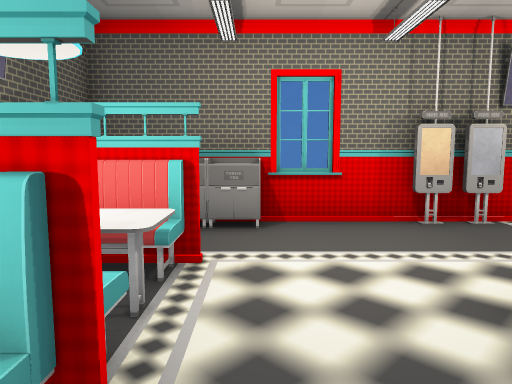
view 1 (above)

24 first-person views from a walk through a 3-D level made in the Unity game engine. The camera is 1.4 m above the floor, tilts 6° down and sees 70° across. Doors are open. The floor is counted in squares, 1 m on a side. Each view is taken from the middle of a square. On the plan, view 1 faces up. The plan holds only what a view shows up to about 16 squares ahead; the rest is blank. The player is left out. Some surface patterns are stand-ins.

view 2
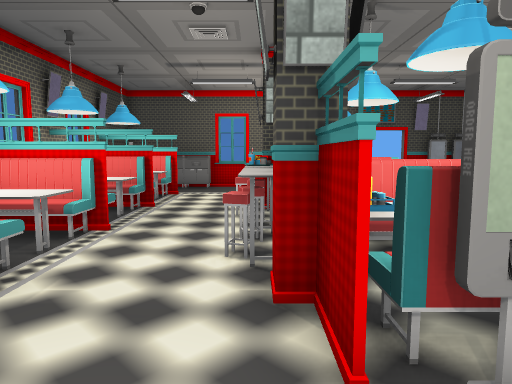

view 3
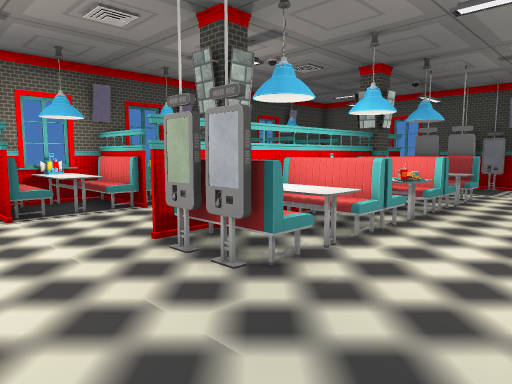

view 4
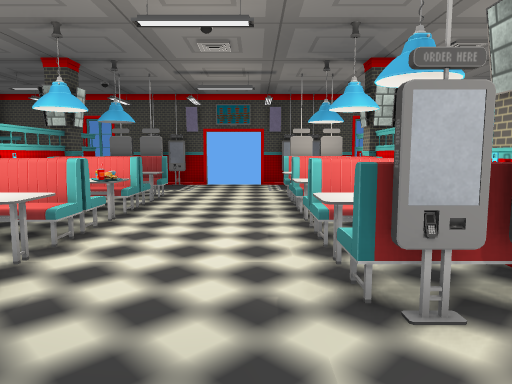

view 5
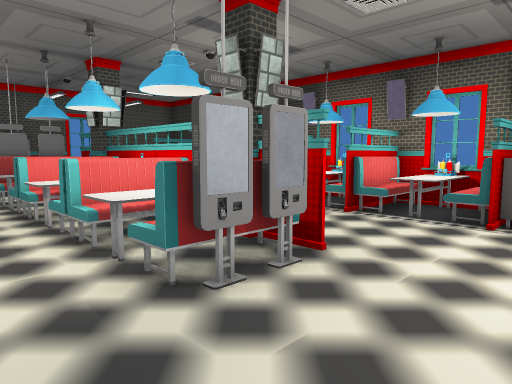

view 6
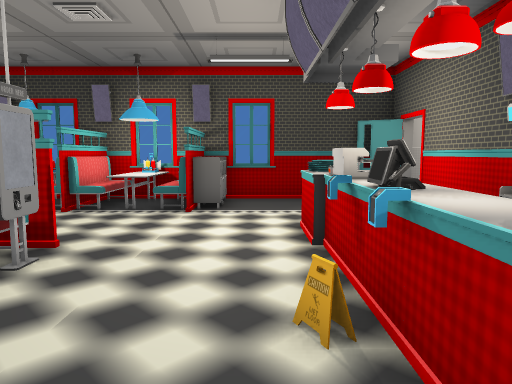

view 7
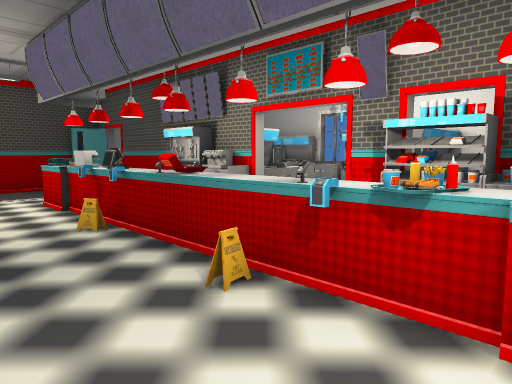

view 8
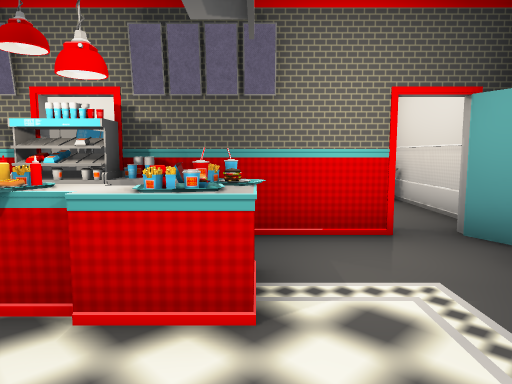

view 9
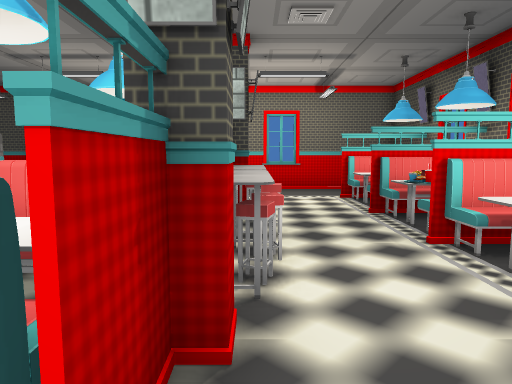

view 10
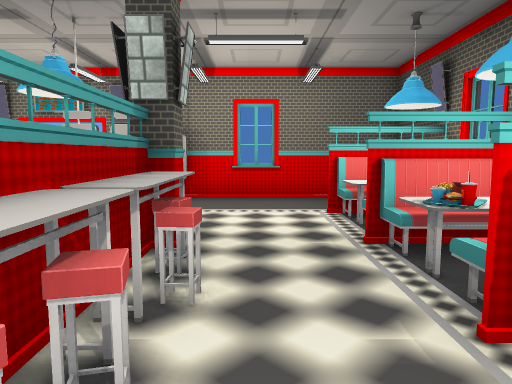

view 11
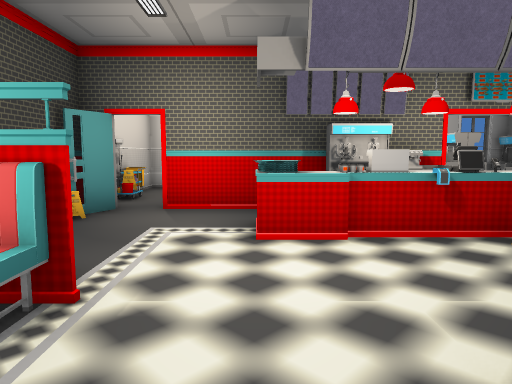

view 12
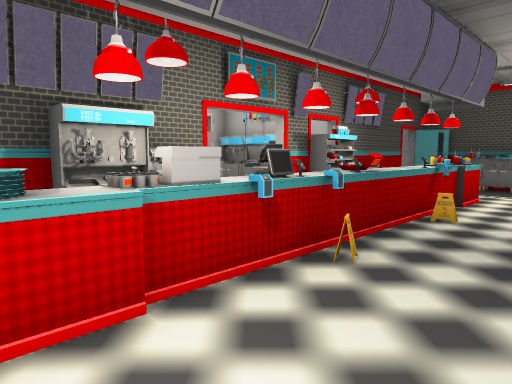

view 13
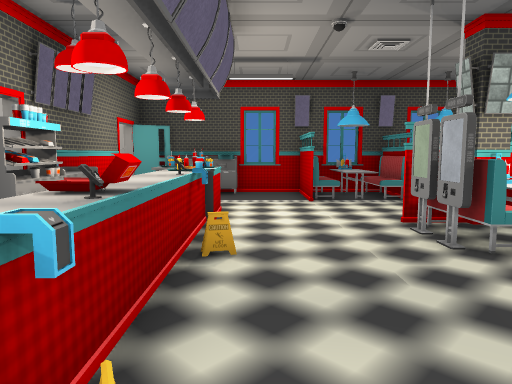

view 14
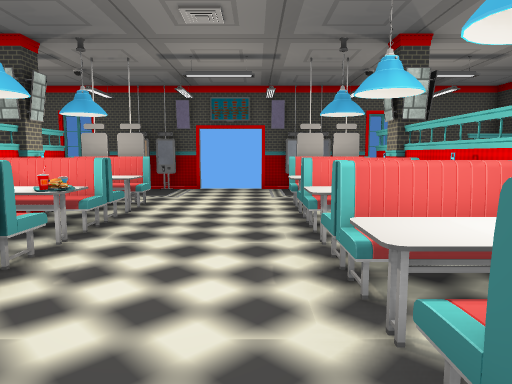

view 15
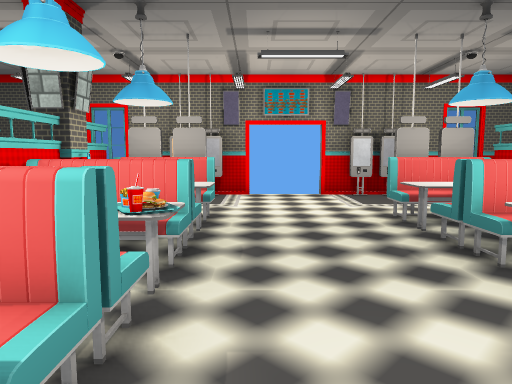

view 16
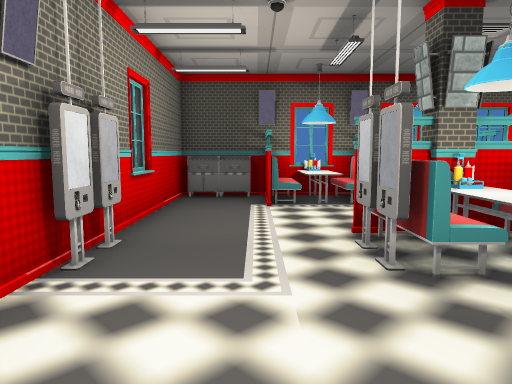

view 17
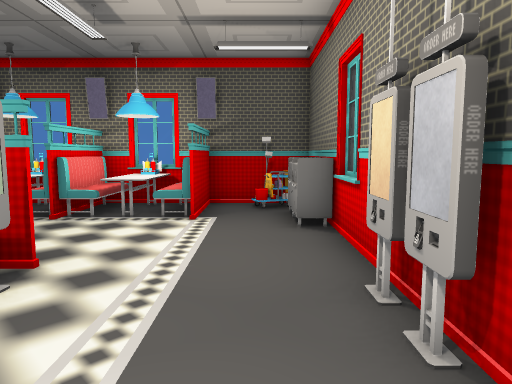

view 18
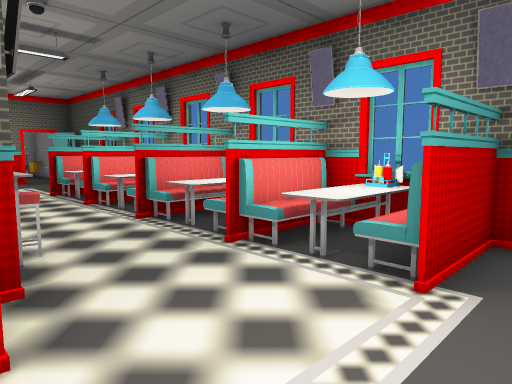

view 19
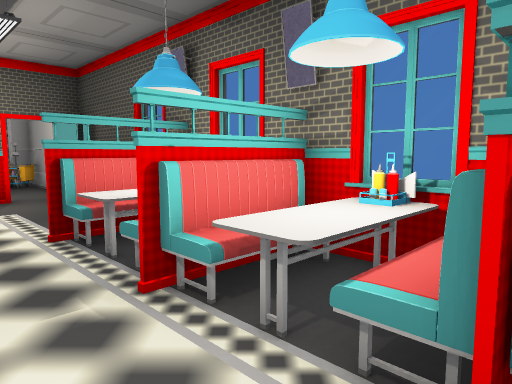

view 20
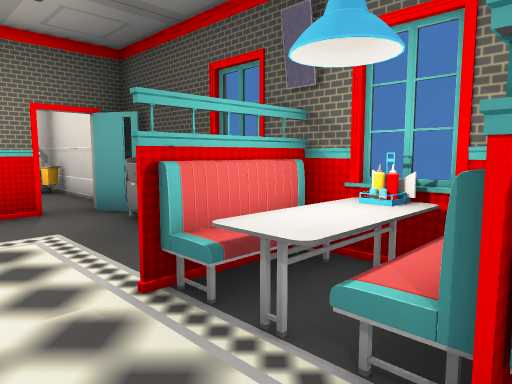

view 21
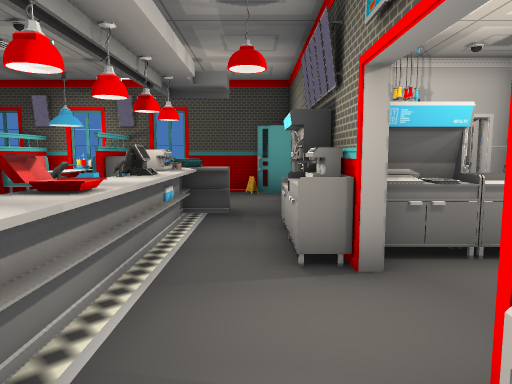

view 22
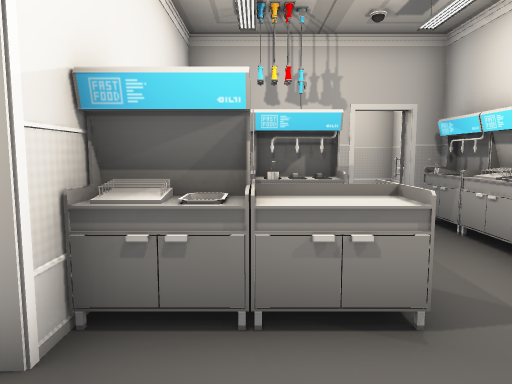

view 23
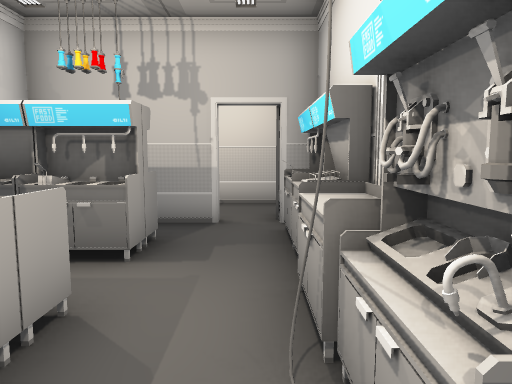

view 24
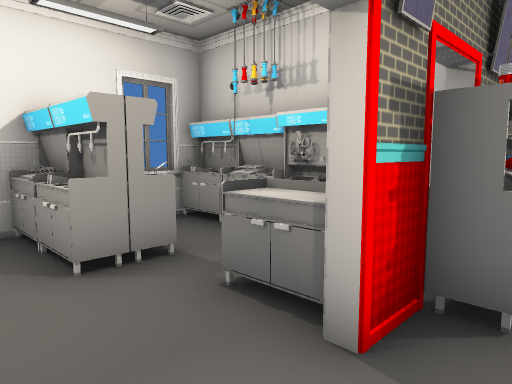

### Floor plan
Key: @ floor where view 1 was taken; # wall or solid block; . floor; D open door; = window, fence, low wall or low ledge; T table; C column; U counter; M machine; O other object.
Columns run from 4 left of view 1 to 18 right of it. Each row starts with its distance up from view 1.
  8  #########DDD#########
  7  OOOO..##.DDD##......O
  6  O...................O
  5 ####...............##O
  4 #OOO...............OOO#
  3 #TOT...OOO...OOO...TOT#
  2  OOO..COTT...TTTC..OOO
  1  OOO..TOOO...OOOT..OOO
  0 #TOT@.OOOO...OOOO..TO
 -1 #OOO..TOTT...TTOO..OOO
 -2 #OOO..OOOO...OOOO..OOO#
 -3 #TOT..OOOO...OOOO..TOO#
 -4 #OOO..CTTT...TTOC..OOO#
 -5 #OOO...OOO...OOO...OOO#
 -6 #TOT...###...###...TOT#
 -7 #OOO...............OOO#
 -8 ##.................OOO#
 -9 #=...................=#
-10  O...UUUUUUUUUUOOU...##
-11  O...UUUUUUUUUUUUU...#
-12  #....  .............O
-13  #.###OOO#..OM######.#
-14  #.    # O...## # # .#
-15  #.    # O...## ### .#
-16  #.    ##OO..OO.OO# .=
-17  #.    O=OOO......##.#
-18  O     O# #..O.......#
-19  #     #######O##O####

Where each view was taken, in squares from view 1:
view 1: 0 up, 0 right, facing up
view 2: 8 down, 2 right, facing up
view 3: 9 down, 8 right, facing up-left
view 4: 9 down, 8 right, facing up
view 5: 9 down, 7 right, facing up-right
view 6: 9 down, 6 right, facing right
view 7: 7 down, 2 right, facing down-right
view 8: 7 down, 1 right, facing down
view 9: 7 down, 12 right, facing up
view 10: 4 down, 13 right, facing up
view 11: 4 down, 13 right, facing down
view 12: 7 down, 13 right, facing down-left
view 13: 9 down, 10 right, facing left
view 14: 7 down, 8 right, facing up
view 15: 5 down, 6 right, facing up
view 16: 5 up, 5 right, facing right
view 17: 6 up, 7 right, facing left
view 18: 6 up, 3 right, facing down-left
view 19: 1 down, 1 right, facing down-left
view 20: 4 down, 1 right, facing down-left
view 21: 12 down, 4 right, facing right
view 22: 15 down, 6 right, facing right
view 23: 18 down, 7 right, facing right
view 24: 12 down, 8 right, facing down-left
